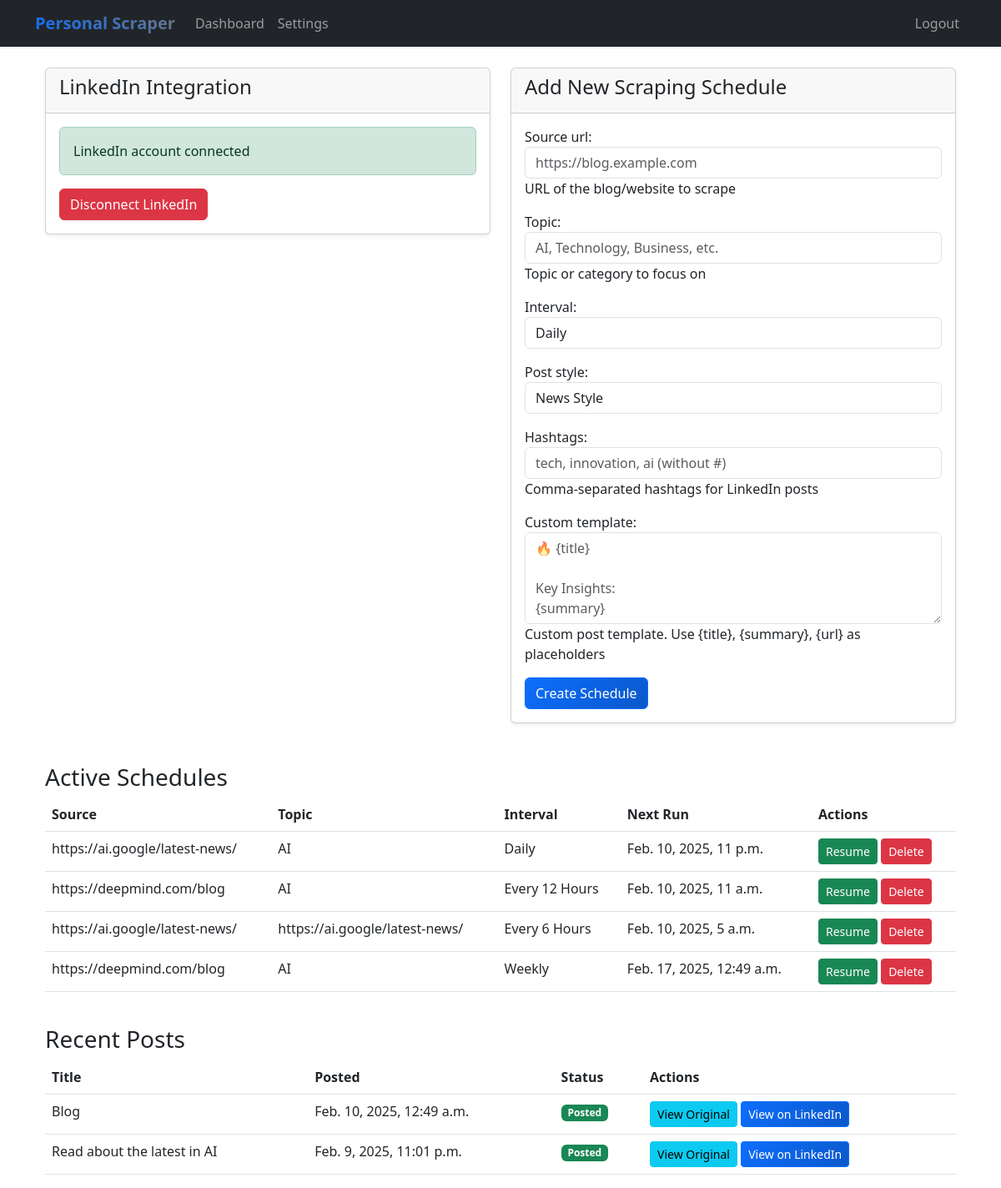
The page /dashboard/ (signed in) on the database its author committed.
### scraper/models.py (models this page shows, shortened)
class ScrapingSchedule(models.Model):
    INTERVAL_CHOICES = [
        ('6H', 'Every 6 Hours'),
        ('12H', 'Every 12 Hours'),
        ('24H', 'Daily'),
        ('48H', 'Every 2 Days'),
        ('72H', 'Every 3 Days'),
        ('168H', 'Weekly'),
    ]
    POST_STYLE_CHOICES = [
        ('NEWS', 'News Style'),
        ('INSIGHTS', 'Industry Insights'),
        ('SUMMARY', 'Brief Summary'),
        ('QUOTES', 'Key Quotes'),
    ]
    user = models.ForeignKey(User, on_delete=models.CASCADE)
    source_url = models.URLField(help_text="URL of the blog/website to scrape")
    topic = models.CharField(max_length=200, help_text="Topic or category to focus on")
    interval = models.CharField(max_length=4, choices=INTERVAL_CHOICES, default='24H')
    post_style = models.CharField(max_length=10, choices=POST_STYLE_CHOICES, default='NEWS')
    hashtags = models.CharField(max_length=500, blank=True, help_text="Comma-separated hashtags for LinkedIn posts")
    custom_template = models.TextField(blank=True, help_text="Custom post template. Use {title}, {summary}, {url} as placeholders")
    is_active = models.BooleanField(default=True)
    last_run = models.DateTimeField(null=True, blank=True)
    next_run = models.DateTimeField()
    created_at = models.DateTimeField(auto_now_add=True)
    updated_at = models.DateTimeField(auto_now=True)

class ScrapedContent(models.Model):
    schedule = models.ForeignKey(ScrapingSchedule, on_delete=models.CASCADE)
    original_url = models.URLField()
    title = models.CharField(max_length=300)
    content = models.TextField()
    summary = models.TextField()
    linkedin_post_text = models.TextField()
    posted_to_linkedin = models.BooleanField(default=False)
    linkedin_post_id = models.CharField(max_length=100, blank=True)
    posted_at = models.DateTimeField(null=True, blank=True)
    created_at = models.DateTimeField(auto_now_add=True)
    class Meta:
        ordering = ['-created_at']

### scraper/views.py (the view)
# urls.py: path('dashboard/', views.dashboard, name='dashboard'),
@login_required
def dashboard(request):
    user_schedules = ScrapingSchedule.objects.filter(user=request.user)
    recent_posts = ScrapedContent.objects.filter(
        schedule__user=request.user
    ).order_by('-created_at')[:10]
    context = {
        'schedule_form': ScrapingScheduleForm(),
        'schedules': user_schedules,
        'recent_posts': recent_posts,
    }
    return render(request, 'scraper/dashboard.html', context)

### scraper/forms.py
class ScrapingScheduleForm(forms.ModelForm):
    class Meta:
        model = ScrapingSchedule
        fields = ('source_url', 'topic', 'interval', 'post_style', 'hashtags', 'custom_template')
        widgets = {
            'source_url': forms.URLInput(attrs={'class': 'form-control', 'placeholder': 'https://blog.example.com'}),
            'topic': forms.TextInput(attrs={'class': 'form-control', 'placeholder': 'AI, Technology, Business, etc.'}),
            'interval': forms.Select(attrs={'class': 'form-control'}),
            'post_style': forms.Select(attrs={'class': 'form-control'}),
            'hashtags': forms.TextInput(attrs={
                'class': 'form-control',
                'placeholder': 'tech, innovation, ai (without #)'
            }),
            'custom_template': forms.Textarea(attrs={
                'class': 'form-control',
                'rows': 4,
                'placeholder': '🔥 {title}\n\nKey Insights:\n{summary}\n\nRead more: {url}\n\n#tech #innovation'
            }),
        }

### scraper/templates/scraper/dashboard.html (shortened to what this page needs)
{% extends "scraper/layout.html" %}
{% load static %}
{% block content %}
<div class="container mt-4">
    <div class="row">
        <div class="col-md-6 mb-4">
            <div class="card">
                <div class="card-header">
                    <h4>LinkedIn Integration</h4>
                </div>
                <div class="card-body">
                    {% if user.userprofile.linkedin_token %}
                        <div class="alert alert-success">
                            LinkedIn account connected
                        </div>
                        <form method="post" action="{% url 'remove_linkedin' %}">
                            <button type="submit" class="btn btn-danger">Disconnect LinkedIn</button>
                        </form>
                    {% else %}
                        <p>Connect your LinkedIn account to enable automatic posting</p>
                        <a href="{% url 'linkedin_auth' %}" class="btn btn-primary">Connect LinkedIn</a>
                    {% endif %}
                </div>
            </div>
        </div>
        <div class="col-md-6 mb-4">
            <div class="card">
                <div class="card-header">
                    <h4>Add New Scraping Schedule</h4>
                </div>
                <div class="card-body">
                    <form method="post" action="{% url 'add_schedule' %}">
                        {{ schedule_form.as_p }}
                        <button type="submit" class="btn btn-primary">Create Schedule</button>
                    </form>
                </div>
            </div>
        </div>
    </div>
    <div class="row mt-4">
        <div class="col-12">
            <h3>Active Schedules</h3>
            <div class="table-responsive">
                <table class="table">
                    <thead>
                        <tr>
                            <th>Source</th>
                            <th>Topic</th>
                            <th>Interval</th>
                            <th>Next Run</th>
                            <th>Actions</th>
                        </tr>
                    </thead>
                    <tbody>
                        {% for schedule in schedules %}
                        <tr>
                            <td>{{ schedule.source_url }}</td>
                            <td>{{ schedule.topic }}</td>
                            <td>{{ schedule.get_interval_display }}</td>
                            <td>{{ schedule.next_run }}</td>
                            <td>
                                <form method="post" action="{% url 'toggle_schedule' schedule.id %}" class="d-inline">
                                    <button type="submit" class="btn btn-sm {% if schedule.is_active %}btn-warning{% else %}btn-success{% endif %}">
                                        {% if schedule.is_active %}Pause{% else %}Resume{% endif %}
                                    </button>
                                </form>
                                <form method="post" action="{% url 'delete_schedule' schedule.id %}" class="d-inline">
                                    <button type="submit" class="btn btn-sm btn-danger">Delete</button>
                                </form>
                            </td>
                        </tr>
                        {% empty %}
                        <tr>
                            <td colspan="5" class="text-center">No schedules configured</td>
                        </tr>
                        {% endfor %}
                    </tbody>
                </table>
            </div>
        </div>
    </div>
    <div class="row mt-4">
        <div class="col-12">
            <h3>Recent Posts</h3>
            <div class="table-responsive">
                <table class="table">
                    <thead>
                        <tr>
                            <th>Title</th>
                            <th>Posted</th>
                            <th>Status</th>
                            <th>Actions</th>
                        </tr>
                    </thead>
                    <tbody>
                        {% for content in recent_posts %}
                        <tr>
                            <td>{{ content.title }}</td>
                            <td>{{ content.posted_at|default_if_none:"-" }}</td>
                            <td>
                                {% if content.posted_to_linkedin %}
                                <span class="badge bg-success">Posted</span>
                                {% else %}
                                <span class="badge bg-warning">Pending</span>
                                {% endif %}
                            </td>
                            <td>
                                <a href="{{ content.original_url }}" target="_blank" class="btn btn-sm btn-info">View Original</a>
                                {% if content.linkedin_post_id %}
                                <a href="https://www.linkedin.com/feed/update/{{ content.linkedin_post_id }}" target="_blank" class="btn btn-sm btn-primary">View on LinkedIn</a>
                                {% endif %}
                            </td>
                        </tr>
                        {% empty %}
                        <tr>
                            <td colspan="4" class="text-center">No posts yet</td>
                        </tr>
                        {% endfor %}
                    </tbody>
                </table>
            </div>
        </div>
    </div>
</div>
{% endblock %}

### scraper/templates/scraper/layout.html (shortened to what this page needs)
{% load static %}
<!DOCTYPE html>
<html lang="en">
<head>
    <link rel="stylesheet" href="{% static 'scraper/styles.css' %}">
    <link rel="stylesheet" href="https://cdn.jsdelivr.net/npm/bootstrap@5.3.0/dist/css/bootstrap.min.css">
</head>
<body>
    <nav class="navbar navbar-expand-lg navbar-dark bg-dark">
        <div class="container">
            <a class="navbar-brand" href="{% url 'index' %}">Personal Scraper</a>
            <div class="collapse navbar-collapse" id="navbarNav">
                {% if user.is_authenticated %}
                <ul class="navbar-nav">
                    <li class="nav-item">
                        <a class="nav-link" href="{% url 'dashboard' %}">Dashboard</a>
                    </li>
                    <li class="nav-item">
                        <a class="nav-link" href="{% url 'linkedin_settings' %}">Settings</a>
                    </li>
                </ul>
                <ul class="navbar-nav ms-auto">
                    <li class="nav-item">
                        <a class="nav-link" href="{% url 'logout' %}">Logout</a>
                    </li>
                </ul>
                {% endif %}
            </div>
        </div>
    </nav>
    <div class="container mt-4">
        {% block content %}
        {% endblock %}
    </div>
</body>
</html>

### scraper/static/scraper/styles.css (style rules this page uses)
:root { --primary: #0d6efd; --primary-dark: #1d4ed8; --secondary: #6c757d; --accent: #818cf8; --background: #f8fafc; --white: #ffffff; --gray-50: #f9fafb; --gray-100: #f3f4f6; --gray-200: #e5e7eb; --gray-700: #374151; --gray-800: #1f2937; --success: #198754; --info: #0dcaf0; --warning: #ffc107; --danger: #dc3545; --light: #f8f9fa; --dark: #212529; --radius: 0.5rem; --shadow-sm: 0 1px 2px 0 rgb(0 0 0 / 0.05); --shadow: 0 4px 6px -1px rgb(0 0 0 / 0.1); --shadow-lg: 0 10px 15px -3px rgb(0 0 0 / 0.1); }
* { margin: 0; padding: 0; box-sizing: border-box; }
body { font-family: system-ui, -apple-system, "Segoe UI", Roboto, "Helvetica Neue", Arial, sans-serif; background-color: var(--background); color: var(--gray-800); line-height: 1.5; }
.navbar { background-color: var(--white); border-bottom: 1px solid var(--gray-200); padding: 1rem 0; position: sticky; top: 0; z-index: 1000; box-shadow: var(--shadow-sm); }
.navbar-brand { font-weight: 600; font-size: 1.5rem; background: linear-gradient(45deg, var(--primary), var(--secondary)); -webkit-background-clip: text; -webkit-text-fill-color: transparent; }
.card { background: var(--white); border-radius: var(--radius); border: none; box-shadow: 0 0.125rem 0.25rem rgba(0, 0, 0, 0.075); transition: transform 0.2s ease-in-out, box-shadow 0.2s; }
.btn { padding: 0.75rem 1.5rem; border-radius: var(--radius); font-weight: 500; transition: all 0.2s; }
.btn-primary { background: linear-gradient(135deg, var(--primary) 0%, #0a58ca 100%); border: none; color: var(--white); position: relative; overflow: hidden; }
.form-control { border: 1px solid var(--gray-200); border-radius: var(--radius); padding: 0.75rem 1rem; transition: border-color 0.2s, box-shadow 0.2s; }
.alert { border: none; border-radius: 0.5rem; }

### rows shown on the page
ScrapingSchedule: source_url "https://ai.google/latest-news/", topic "AI", interval "Daily", next_run "Feb. 10, 2025, 11 p.m.", is_active "Resume"
ScrapingSchedule: source_url "https://deepmind.com/blog", topic "AI", interval "Every 12 Hours", next_run "Feb. 10, 2025, 11 a.m.", is_active "Resume"
ScrapingSchedule: source_url "https://ai.google/latest-news/", topic "https://ai.google/latest-news/", interval "Every 6 Hours", next_run "Feb. 10, 2025, 5 a.m.", is_active "Resume"
ScrapingSchedule: source_url "https://deepmind.com/blog", topic "AI", interval "Weekly", next_run "Feb. 17, 2025, 12:49 a.m.", is_active "Resume"
ScrapedContent: title "Blog", posted_at "Feb. 10, 2025, 12:49 a.m.", posted_to_linkedin "Posted"
ScrapedContent: title "Read about the latest in AI", posted_at "Feb. 9, 2025, 11:01 p.m.", posted_to_linkedin "Posted"
